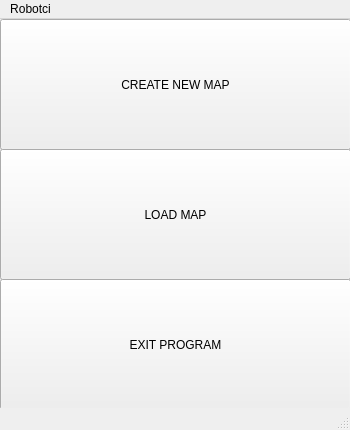
<?xml version="1.0" encoding="UTF-8"?>
<ui version="4.0">
 <class>MainWindow</class>
 <widget class="QMainWindow" name="MainWindow">
  <property name="geometry">
   <rect>
    <x>0</x>
    <y>0</y>
    <width>350</width>
    <height>430</height>
   </rect>
  </property>
  <property name="windowTitle">
   <string>MainWindow</string>
  </property>
  <widget class="QWidget" name="centralwidget">
   <widget class="QPushButton" name="pushButton">
    <property name="geometry">
     <rect>
      <x>0</x>
      <y>0</y>
      <width>351</width>
      <height>131</height>
     </rect>
    </property>
    <property name="text">
     <string>CREATE NEW MAP</string>
    </property>
   </widget>
   <widget class="QPushButton" name="pushButton_2">
    <property name="geometry">
     <rect>
      <x>0</x>
      <y>130</y>
      <width>351</width>
      <height>131</height>
     </rect>
    </property>
    <property name="text">
     <string>LOAD MAP</string>
    </property>
   </widget>
   <widget class="QPushButton" name="pushButton_3">
    <property name="geometry">
     <rect>
      <x>0</x>
      <y>260</y>
      <width>351</width>
      <height>131</height>
     </rect>
    </property>
    <property name="text">
     <string>EXIT PROGRAM</string>
    </property>
   </widget>
  </widget>
  <widget class="QMenuBar" name="menubar">
   <property name="geometry">
    <rect>
     <x>0</x>
     <y>0</y>
     <width>350</width>
     <height>17</height>
    </rect>
   </property>
   <widget class="QMenu" name="menuRobotci">
    <property name="title">
     <string>Robotci</string>
    </property>
   </widget>
   <addaction name="menuRobotci"/>
  </widget>
  <widget class="QStatusBar" name="statusbar"/>
 </widget>
 <resources/>
 <connections/>
</ui>
